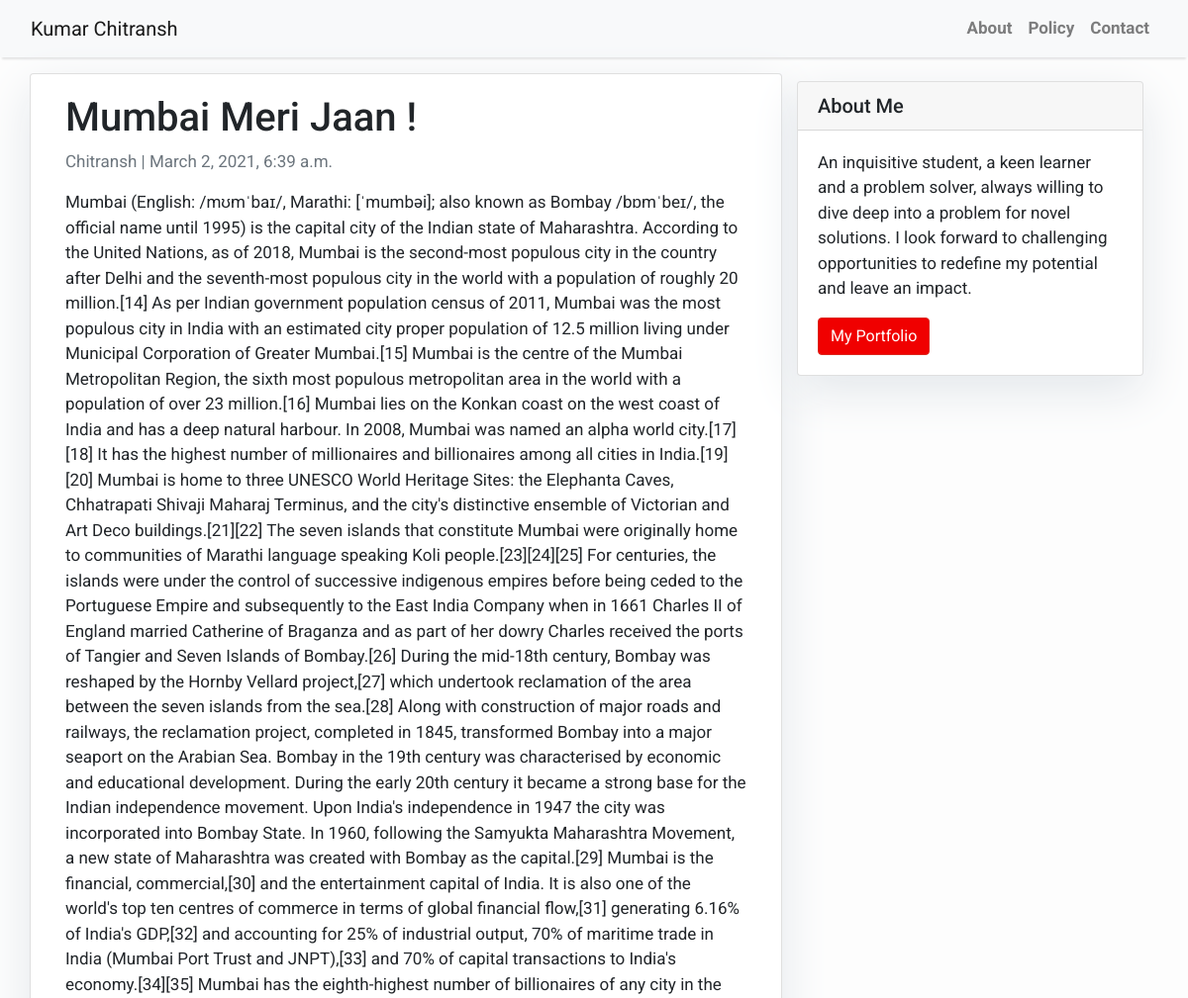
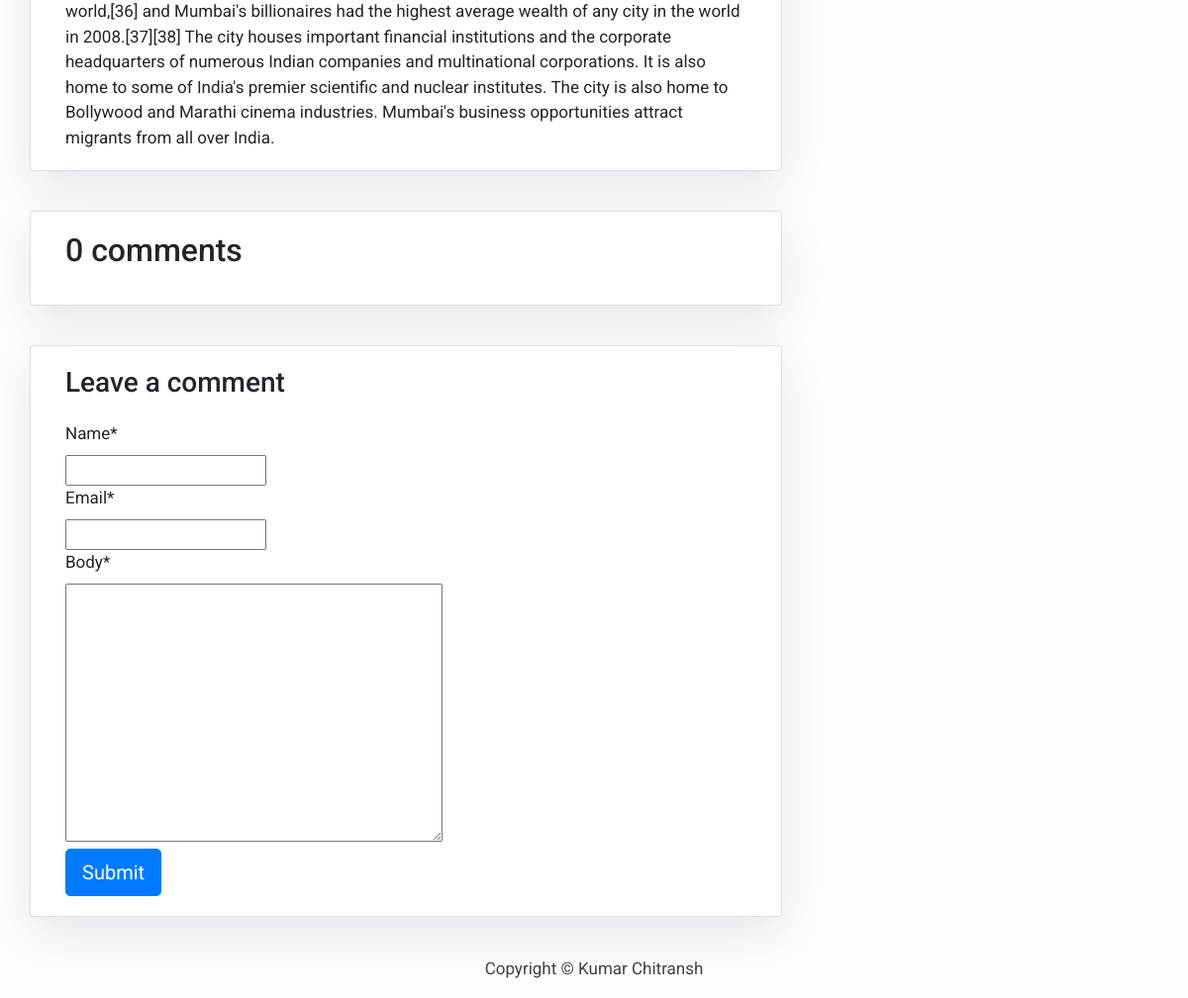
The app's page /my-first-post/ with its own data (2 pictures, top to bottom).
### blog/models.py (models this page shows, shortened)
class Post(models.Model):
    title = models.CharField(max_length=200, unique=True)
    slug = models.SlugField(max_length=200, unique=True)
    author = models.ForeignKey(User, on_delete= models.CASCADE,related_name='blog_posts')
    updated_on = models.DateTimeField(auto_now= True)
    content = models.TextField()
    created_on = models.DateTimeField(auto_now_add=True)
    status = models.IntegerField(choices=STATUS, default=0)
    class Meta:
        ordering = ['-created_on']

### blog/views.py (the view)
# urls.py: path('<slug:slug>/', views.post_detail, name='post_detail'),
def post_detail(request, slug):
    template_name = 'post_detail.html'
    post = get_object_or_404(Post, slug=slug)
    comments = post.comments.filter(active=True)
    new_comment = None
    if request.method == 'POST':
        comment_form = CommentForm(data=request.POST)
        if comment_form.is_valid():
            new_comment = comment_form.save(commit=False)
            new_comment.post = post
            new_comment.save()
    else:
        comment_form = CommentForm()
    return render(request, template_name, {'post': post,
                                           'comments': comments,
                                           'new_comment': new_comment,
                                           'comment_form': comment_form,},)

### blog/forms.py
class CommentForm(forms.ModelForm):
    class Meta:
        model = Comment
        fields = ('name', 'email', 'body')

### templates/post_detail.html (shortened to what this page needs)
{% extends 'base.html' %} {% block content %}
{% load crispy_forms_tags %}
<div class="container">
  <div class="row">
    <div class="col-md-8 card mb-4  mt-3 left  top">
      <div class="card-body">
        <h1>{% block title %} {{ post.title }} {% endblock title %}</h1>
        <p class=" text-muted">{{ post.author }} | {{ post.created_on }}</p>
        <p class="card-text ">{{ post.content | safe }}</p>
      </div>
    </div>
    {% block sidebar %} {% include 'sidebar.html' %} {% endblock sidebar %}
    <div class="col-md-8 card mb-4  mt-3 ">
      <div class="card-body">
        {% with comments.count as total_comments %}
        <h2>{{ total_comments }} comments</h2>
          {% endwith %}
      </div>
    </div>
    <div class="col-md-8 card mb-4  mt-3 ">
      <div class="card-body">
        {% if new_comment %}
        <div class="alert alert-success" role="alert">
          Your comment is awaiting moderation
        </div>
        {% else %}
        <h3>Leave a comment</h3>
        <form method="post" style="margin-top: 1.3em;">
          {{ comment_form | crispy }}
          <button type="submit" class="btn btn-primary  btn-lg">Submit</button>
        </form>
        {% endif %}
      </div>
    </div>
  </div>
</div>
{% endblock content %}

### templates/base.html (style rules this page uses)
body { font-family: "Roboto", sans-serif; font-size: 17px; background-color: #fdfdfd; }

### templates/sidebar.html (style rules this page uses)
.card { box-shadow: 0 16px 48px #E3E7EB; }

### records on screen
Post: title "Mumbai Meri Jaan !", author "Chitransh", created_on "March 2, 2021, 6:39 a.m.", content "Mumbai (English: /mʊmˈbaɪ/, Marathi: [ˈmumbəi]; also known as Bombay /bɒmˈbeɪ/, the official name until 1995) is the capital city of the Indian state of Maharashtra. According to the United Nations, as of 2018, Mumbai is the second-most populous city in the country after Delhi and the seventh-most populous city in the world with a population of roughly 20 million.[14] As per Indian government population census of 2011, Mumbai was the most populous city in India with an estimated city proper population of 12.5 million living under Municipal Corporation of Greater Mumbai.[15] Mumbai is the centre of the Mumbai Metropolitan Region, the sixth most populous metropolitan area in the world with a…"

### other values on screen
{{ total_comments }} "0"
